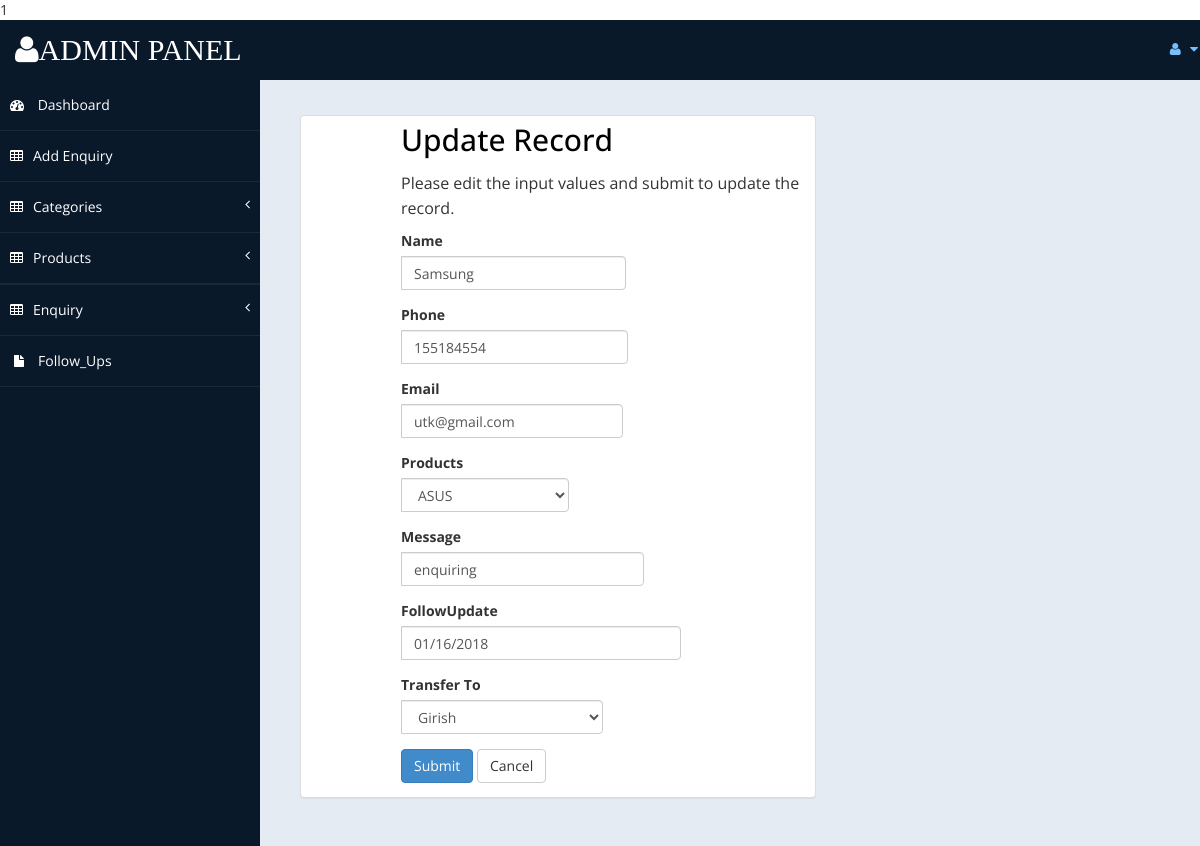
Screenshot of /enquiry/update_enquiry.php?id=1 (signed in) with the database file from the repository.
### tables this page shows
CREATE TABLE IF NOT EXISTS `myusers` (
  `id` int(6) unsigned NOT NULL AUTO_INCREMENT,
  `name` varchar(30) NOT NULL,
  `number` varchar(10) DEFAULT NULL,
  `email` varchar(50) NOT NULL,
  `password` varchar(10) NOT NULL,
  `category` enum('admin','adminstrator','SE') DEFAULT NULL,
  PRIMARY KEY (`id`)
);

CREATE TABLE IF NOT EXISTS `enquiry` (
  `id` int(4) NOT NULL AUTO_INCREMENT,
  `name` varchar(100) DEFAULT NULL,
  `phone` varchar(15) DEFAULT NULL,
  `email` varchar(100) DEFAULT NULL,
  `product_id` int(11) DEFAULT NULL,
  `message` varchar(500) DEFAULT NULL,
  `nextfollowupdate` varchar(100) DEFAULT NULL,
  `user_id` int(11) DEFAULT NULL,
  `createdat` varchar(100) DEFAULT NULL,
  `assigned` int(11) DEFAULT NULL,
  PRIMARY KEY (`id`),
  KEY `product_id` (`product_id`),
  KEY `user_id` (`user_id`)
);

CREATE TABLE IF NOT EXISTS `product` (
  `id` int(4) NOT NULL AUTO_INCREMENT,
  `category_id` int(11) DEFAULT NULL,
  `name` varchar(50) DEFAULT NULL,
  `price` varchar(10) DEFAULT NULL,
  `description` varchar(500) DEFAULT NULL,
  `user_id` int(11) DEFAULT NULL,
  `createdat` varchar(50) DEFAULT NULL,
  `status` enum('Active','InActive') DEFAULT NULL,
  `updatedat` varchar(50) DEFAULT NULL,
  `assigned` int(50) DEFAULT NULL,
  PRIMARY KEY (`id`),
  KEY `user_id` (`user_id`),
  KEY `category_id` (`category_id`)
);

### enquiry/update_enquiry.php (the view, shortened to what this page needs)
<?php
$id=trim($_GET['id']);
require("../db1.php");
                $sql = "SELECT * FROM enquiry where id='$id'";
                $result = $conn->query($sql) or die(mysqli_error());
                if($result){
                    while($row = $result->fetch_array()){
                        $name=$row['name'];
                        $phone=$row['phone'];
                        $email=$row['email'];
                        $product_id=$row['product_id'];
                        $message=$row['message'];
                        $nextfollowupdate=$row['nextfollowupdate'];
                        $assigned=$row['assigned'];
                    }
                }
                ?>
                <?php
                $sql1 = "SELECT name FROM product where id='$product_id'";
                $result2 = $conn->query($sql1) or die(mysqli_error());
                if($result2){
                    while($row2 = $result2->fetch_array()){
                        $name2=$row2['name'];
                    }
                }
                ?>
                <?php
                $sql4 = "SELECT name FROM myusers where id='$assigned'";
                $result4 = $conn->query($sql4) or die(mysqli_error());
                if($result4){
                    while($row4 = $result4->fetch_array()){
                        $name4=$row4['name'];
                    }
                }
        ?>
<html lang="en">
<head>
    <link rel="stylesheet" href="https://maxcdn.bootstrapcdn.com/bootstrap/3.3.7/css/bootstrap.css">
    <link href="../assets/css/bootstrap.css" rel="stylesheet" />
    <link href="../assets/css/font-awesome.css" rel="stylesheet" />
    <link href="../assets/css/custom-styles.css" rel="stylesheet" />
      <link href="../assets/js/dataTables/dataTables.bootstrap.css" rel="stylesheet" />
    <link rel="stylesheet" href="//code.jquery.com/ui/1.12.1/themes/base/jquery-ui.css">
</head>
<body >
    <div id="wrapper">
        <?php include('../session.php'); ?>
        <div id="page-wrapper" >
            <div id="page-inner">
       <div class="row">
   <div class="col-md-12">
                    <div class="panel panel-default" style="width:60%" >
                      <div class='enquiry_form' style="margin-left:100px">
                        <h2>Update Record</h2>
                    <p>Please edit the input values and submit to update the record.</p>
                       <form action="updatedenquiry.php" method="post" enctype="multipart/form-data">
                         <div class="form-group input-group">
                           <label>Name</label>
                            <input type="text" name="name" class="form-control" value="<?php echo $name; ?>" required>
                        </div>
                         <div class="form-group input-group">
                           <label>Phone</label>
                            <input type="text" name="phone" class="form-control" value="<?php echo $phone; ?>" required>
                        </div>
                         <div class="form-group input-group">
                           <label>Email</label>
                            <input type="email" name="email" class="form-control" value="<?php echo $email; ?>" required>
                        </div>
                                                <div class="form-group input-group">
                           <label>Products</label>
                           <select name="product_name" class="form-control">
                            <?php echo "<option value='$name2' selected>$name2</option>"; ?>
</select>
</div>
                           <div class="form-group input-group">
                           <label>Message</label>
                            <input type="text" name="message" class="form-control" value="<?php echo $message; ?>" required>
                        </div>
                         <div class="form-group input-group">
                           <label>FollowUpdate</label>
                            <input type="text" name="nextfollowupdate" id="datepicker2" class="form-control" " value="<?php echo $nextfollowupdate; ?>" required>
                        </div>
                         <div class="form-group input-group">
                           <label>Transfer To</label>
                           <select name="transfer_name" class="form-control">
                            <?php echo "<option value='$name4' selected>$name4</option>"; ?>
</select>
</div>
                         <input type="submit" class="btn btn-primary" value="Submit">
                        <a href="../enquiry_details.php" class="btn btn-default">Cancel</a>
                    </form>
                  </div>
              </div>
            </div>
          </div>
        </div>
      </div>
    </div>
</body>
</html>

### session.php (shortened to what this page needs)
<?php
   include('db.php');
   $user_check=$_SESSION['email'];
                    include('include/adminheader.php');
                             $sql= "SELECT * FROM myusers where email='$user_check'";
                    if($result = mysqli_query($conn, $sql)){
                        if(mysqli_num_rows($result) > 0){
                                while($row = mysqli_fetch_array($result)){
                             $category=$row['category'];
                             $id=$row['id'];
                            }
                        }
                    }
                    $sql3= "SELECT * FROM myusers where id='$id'";
                    if($result3 = mysqli_query($conn, $sql3)){
                        if(mysqli_num_rows($result3) > 0){
                                while($row3 = mysqli_fetch_array($result3)){
                            if($category==='admin' || $category==='adminstrator')
                            {
                           include('include/adminleftnavigation.php');                            }
                            else
                            {
                         include('include/adminleftnavigation2.php');
                            }
                        }
                        }
                    }
?>

### include/adminleftnavigation2.php (shortened to what this page needs)
<nav class="navbar-default navbar-side" role="navigation">
            <div class="sidebar-collapse">
                <ul class="nav" id="main-menu">
                    <li>
                        <a href="index.php"><i class="fa fa-dashboard"></i> Dashboard</a>
                    </li>
                    <li>
                                <a href="enquiry_create.php"><i class="fa fa-table"></i>Add Enquiry</a>
                            </li>
                    <li>
                        <a href="#"><i class="fa fa-table"></i>Categories<span class="fa arrow"></span></a>
                    </li>
                     <li>
                        <a href="#"><i class="fa fa-table"></i>Products<span class="fa arrow"></span></a>
                    </li>
                    <li>
                        <li>
                        <a href="#"><i class="fa fa-table"></i>Enquiry<span class="fa arrow"></span></a>
                    </li>
                    <li>
                        <a href="followup_details.php"><i class="fa fa-fw fa-file"></i>Follow_Ups</a>
                    </li>
                </ul>
            </div>
        </nav>

### assets/css/custom-styles.css (style rules this page uses)
body { font-family: 'Open Sans', sans-serif; }
#wrapper { width: 100%; background:#09192A; }
#page-wrapper { padding: 15px 15px; min-height: 600px; background:#E5EBF2; }
#page-inner { width:100%; margin:10px 20px 10px 0px; background-color:transparent; padding:10px; min-height:1200px; }
h1, .h1, h2, .h2, h3, .h3 { margin-top: 7px; margin-bottom: -5px; }
h2 { color: #000; }
p { font-size:16px; line-height:25px; padding-top:20px; }
.arrow { float: right; }
.fa.arrow:before { content: "\f104"; }
.sidebar-collapse , .sidebar-collapse .nav { background:none; }
.sidebar-collapse .nav { padding:0; }
.sidebar-collapse .nav > li > a { color:#fff; background:transparent; text-shadow:none; }
.sidebar-collapse > .nav > li > a { padding:15px 10px; }
.sidebar-collapse > .nav > li { border-bottom: 1px solid rgba(107, 108, 109, 0.19); }
.navbar-side { border:none; background-color: transparent; }
.navbar-default { border:0px solid black; }
.nav > li > a > i { margin-right:10px; }
@media (min-width:768px) { #page-wrapper { margin: 0 0 0 260px; padding: 15px 30px; min-height: 1200px; } }
@media (min-width:768px) { .navbar-side { z-index: 1; position: absolute; width: 260px; } }

### rows the page displays
myusers: category "Dashboard"
enquiry: name "Samsung", phone "155184554", email "utk@gmail.com", message "enquiring", nextfollowupdate "01/16/2018"
product: product_name "ASUS"
myusers: transfer_name "Girish"
